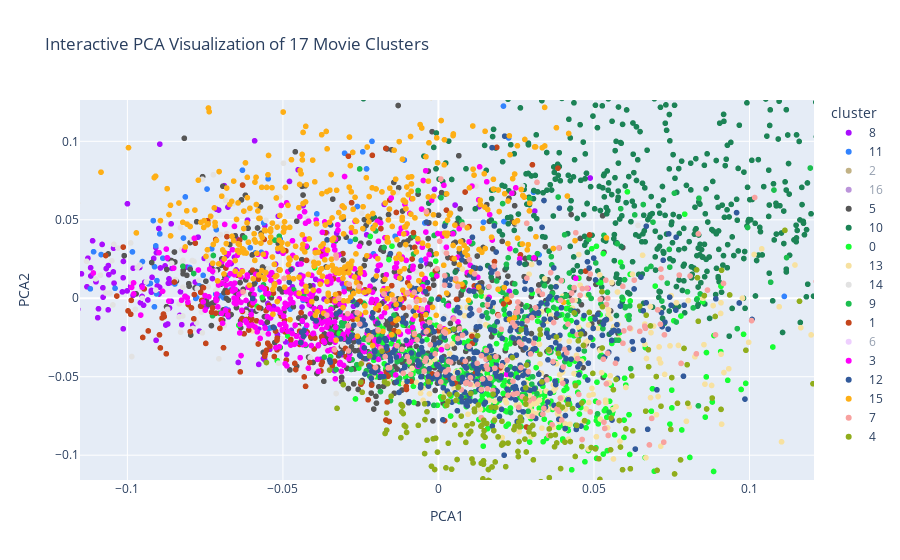

This figure's notebook cell:
### Code cell
import plotly.express as px
from sklearn.decomposition import PCA

pca = PCA(n_components=2)
pca_result = pca.fit_transform(tfidf_matrix.toarray())

pca_df = pd.DataFrame(pca_result, columns=['PCA1', 'PCA2'])
pca_df['title'] = new_df['title'].values
pca_df['cluster'] = new_df['cluster'].astype(str).values  # convert to string for proper coloring
fig = px.scatter(
    pca_df, x='PCA1', y='PCA2',
    color='cluster',
    hover_data=['title'],
    title='Interactive PCA Visualization of 17 Movie Clusters',
    color_discrete_sequence=px.colors.qualitative.Alphabet
)

fig.show()

### Figure 1 — Plotly figure (JSON) as saved in the notebook; plotly's stock layout.template omitted (floating-point values rounded to 4 significant figures; data arrays with more than 128 entries replaced by an {"elided": "..."} marker saying what was removed)
{"data": [{"customdata": {"elided": "172x1 str values"}, "hovertemplate": "cluster=8<br>PCA1=%{x}<br>PCA2=%{y}<br>title=%{customdata[0]}<extra></extra>", "legendgroup": "8", "marker": {"color": "#AA0DFE", "symbol": "circle"}, "mode": "markers", "name": "8", "showlegend": true, "type": "scattergl", "visible": true, "x": {"elided": "172 float values"}, "xaxis": "x", "y": {"elided": "172 float values"}, "yaxis": "y"}, {"customdata": [["Pirates of the Caribbean: At World's End"], ["The Dark Knight Rises"], ["Spider-Man 3"], ["Avengers: Age of Ultron"], ["Batman v Superman: Dawn of Justice"], ["Superman Returns"], ["Pirates of the Caribbean: Dead Man's Chest"], ["Man of Steel"], ["The Avengers"], ["Pirates of the Caribbean: On Stranger Tides"], ["Captain America: Civil War"], ["Jurassic World"], ["Spider-Man 2"], ["Iron Man 3"], ["X-Men: The Last Stand"], ["Transformers: Revenge of the Fallen"], ["The Amazing Spider-Man 2"], ["Green Lantern"], ["X-Men: Days of Future Past"], ["X-Men: Apocalypse"], ["The Dark Knight"], ["Iron Man"], ["Suicide Squad"], ["Iron Man 2"], ["Captain America: The Winter Soldier"], ["X-Men: First Class"], ["Transformers"], ["Hancock"], ["Batman Begins"], ["X-Men Origins: Wolverine"], ["Thor: The Dark World"], ["Thor"], ["Spider-Man"], ["Hulk"], ["Captain America: The First Avenger"], ["The Incredible Hulk"], ["Ant-Man"], ["Megamind"], ["X2"], ["Batman & Robin"], ["Fantastic 4: Rise of the Silver Surfer"], ["The Wolverine"], ["Teenage Mutant Ninja Turtles"], ["Teenage Mutant Ninja Turtles: Out of the Shadows"], ["Fantastic Four"], ["Batman Forever"], ["Jurassic Park III"], ["The Incredibles"], ["Hellboy II: The Golden Army"], ["Batman Returns"], ["The Lost World: Jurassic Park"], ["X-Men"], ["Mystery Men"], ["Astro Boy"], ["Jurassic Park"], ["Hellboy"], ["Deadpool"], ["Ghost Rider: Spirit of Vengeance"], ["Superman"], ["Superman II"], ["The Phantom"], ["Lucy"], ["The Shadow"], ["Superman III"], ["Batman"], ["Batman"], ["Sky High"], ["Superhero Movie"], ["Zoom"], ["Kick-Ass"], ["Kick-Ass 2"], ["Teenage Mutant Ninja Turtles II: The Secret of the Ooze"], ["Red Sonja"], ["Superman IV: The Quest for Peace"], ["Steel"], ["Defendor"], ["Batman: The Dark Knight Returns, Part 2"], ["Griff the Invisible"], ["Super"], ["The Toxic Avenger Part II"], ["Batman"], ["Batman"], ["Godzilla 2000"], ["The Specials"], ["Special"], ["All Superheroes Must Die"]], "hovertemplate": "cluster=11<br>PCA1=%{x}<br>PCA2=%{y}<br>title=%{customdata[0]}<extra></extra>", "legendgroup": "11", "marker": {"color": "#3283FE", "symbol": "circle"}, "mode": "markers", "name": "11", "showlegend": true, "type": "scattergl", "visible": true, "x": [-0.04351, -0.08137, -0.02091, -0.09168, -0.09516, -0.03017, -0.03123, -0.09088, -0.104, -0.01393, -0.1119, -0.09063, 0.01449, -0.08476, -0.1174, -0.05089, 0.03236, -0.1109, -0.1269, -0.06966, -0.07439, -0.09261, -0.0886, 0.0209, -0.09051, -0.07997, -0.09318, 0.03058, -0.02136, -0.06301, -0.06049, -0.05619, -0.04286, -0.05694, -0.1245, -0.0714, -0.01097, 0.02106, -0.08198, -0.07288, -0.09128, -0.02605, -0.05081, -0.05519, -0.07014, -0.03356, -0.07564, 0.02257, -0.1085, -0.02836, -0.05887, -0.1182, -0.05468, -0.03324, -0.03068, -0.07774, -0.004373, -0.06763, -0.03911, -0.09838, -0.06677, -0.06905, -0.05476, -0.03034, -0.02434, -0.02312, -0.03283, -0.04765, -0.04768, -0.02747, -0.0573, -0.06306, -0.06837, -0.08958, -0.0425, -0.02092, -0.02396, 0.1112, -0.005521, -0.07804, -0.0769, -0.07161, -0.09131, -0.05407, 0.006815, -0.05889], "xaxis": "x", "y": [-0.001266, 0.06458, 0.02831, 0.04947, 0.02338, 0.09243, 0.02799, 0.03337, 0.006346, 0.03951, 0.006025, 0.002774, 0.04846, 0.00911, 0.01578, 0.03772, 0.0277, 0.02964, 0.01343, 0.0247, 0.06959, 0.009434, 0.02552, 0.1224, 0.01123, 0.01959, 0.009173, 0.06757, 0.09998, 0.08161, 0.03216, 0.048, -0.01945, 0.02925, 0.0147, 0.04371, 0.08808, 0.04888, 0.03836, 0.03151, 0.02008, 0.05847, 0.03238, 0.01764, 0.001604, 0.03569, 0.0146, 0.1022, 0.02785, 0.03624, 0.02888, 0.02265, -0.01929, 0.01664, -0.00437, 0.0007224, 0.04798, 0.01438, 0.05375, 0.02953, 0.005316, 0.000351, 0.07609, 0.0065, 0.09329, 0.08242, -0.02453, -0.02904, -0.006926, 0.003175, 0.005548, -0.01287, -0.006849, 0.04101, 0.03242, 0.04524, 0.04421, 0.001186, 0.0241, -0.0001251, 0.007946, 0.002656, -0.005453, -0.01892, 0.01914, 0.009941], "yaxis": "y"}, {"customdata": {"elided": "144x1 str values"}, "hovertemplate": "cluster=2<br>PCA1=%{x}<br>PCA2=%{y}<br>title=%{customdata[0]}<extra></extra>", "legendgroup": "2", "marker": {"color": "#85660D", "symbol": "circle"}, "mode": "markers", "name": "2", "showlegend": true, "type": "scattergl", "visible": "legendonly", "x": {"elided": "144 float values"}, "xaxis": "x", "y": {"elided": "144 float values"}, "yaxis": "y"}, {"customdata": {"elided": "330x1 str values"}, "hovertemplate": "cluster=16<br>PCA1=%{x}<br>PCA2=%{y}<br>title=%{customdata[0]}<extra></extra>", "legendgroup": "16", "marker": {"color": "#782AB6", "symbol": "circle"}, "mode": "markers", "name": "16", "showlegend": true, "type": "scattergl", "visible": "legendonly", "x": {"elided": "330 float values"}, "xaxis": "x", "y": {"elided": "330 float values"}, "yaxis": "y"}, {"customdata": {"elided": "483x1 str values"}, "hovertemplate": "cluster=5<br>PCA1=%{x}<br>PCA2=%{y}<br>title=%{customdata[0]}<extra></extra>", "legendgroup": "5", "marker": {"color": "#565656", "symbol": "circle"}, "mode": "markers", "name": "5", "showlegend": true, "type": "scattergl", "visible": true, "x": {"elided": "483 float values"}, "xaxis": "x", "y": {"elided": "483 float values"}, "yaxis": "y"}, {"customdata": {"elided": "530x1 str values"}, "hovertemplate": "cluster=10<br>PCA1=%{x}<br>PCA2=%{y}<br>title=%{customdata[0]}<extra></extra>", "legendgroup": "10", "marker": {"color": "#1C8356", "symbol": "circle"}, "mode": "markers", "name": "10", "showlegend": true, "type": "scattergl", "x": {"elided": "530 float values"}, "xaxis": "x", "y": {"elided": "530 float values"}, "yaxis": "y"}, {"customdata": {"elided": "378x1 str values"}, "hovertemplate": "cluster=0<br>PCA1=%{x}<br>PCA2=%{y}<br>title=%{customdata[0]}<extra></extra>", "legendgroup": "0", "marker": {"color": "#16FF32", "symbol": "circle"}, "mode": "markers", "name": "0", "showlegend": true, "type": "scattergl", "x": {"elided": "378 float values"}, "xaxis": "x", "y": {"elided": "378 float values"}, "yaxis": "y"}, {"customdata": {"elided": "248x1 str values"}, "hovertemplate": "cluster=13<br>PCA1=%{x}<br>PCA2=%{y}<br>title=%{customdata[0]}<extra></extra>", "legendgroup": "13", "marker": {"color": "#F7E1A0", "symbol": "circle"}, "mode": "markers", "name": "13", "showlegend": true, "type": "scattergl", "x": {"elided": "248 float values"}, "xaxis": "x", "y": {"elided": "248 float values"}, "yaxis": "y"}, {"customdata": [["Terminator Salvation"], ["World War Z"], ["Dawn of the Planet of the Apes"], ["I Am Legend"], ["Mad Max: Fury Road"], ["The Wolfman"], ["The Twilight Saga: Breaking Dawn - Part 2"], ["The Hunger Games: Mockingjay - Part 1"], ["Terminator 2: Judgment Day"], ["Cloud Atlas"], ["Dredd"], ["Creepshow"], ["The Book of Eli"], ["Daylight"], ["The Postman"], ["The League of Extraordinary Gentlemen"], ["Carriers"], ["Dracula Untold"], ["Underworld: Awakening"], ["The Twilight Saga: Eclipse"], ["Abraham Lincoln: Vampire Hunter"], ["Blade: Trinity"], ["Resident Evil: Retribution"], ["Maze Runner: The Scorch Trials"], ["Contagion"], ["The Happening"], ["Priest"], ["Resident Evil: Afterlife"], ["Blade II"], ["Grindhouse"], ["The Twilight Saga: New Moon"], ["Super 8"], ["Interview with the Vampire"], ["Outbreak"], ["Resident Evil: Apocalypse"], ["Blade"], ["Resident Evil: Extinction"], ["Babylon A.D."], ["Underworld: Evolution"], ["Red Riding Hood"], ["Dracula"], ["Cirque du Freak: The Vampire's Assistant"], ["Snowpiercer"], ["Underworld: Rise of the Lycans"], ["Resident Evil"], ["Queen of the Damned"], ["The Maze Runner"], ["Doomsday"], ["Warm Bodies"], ["30 Days of Night"], ["9"], ["Ultraviolet"], ["Fright Night"], ["Dawn of the Dead"], ["Dracula 2000"], ["Pride and Prejudice and Zombies"], ["Dark City"], ["Anacondas: The Hunt for the Blood Orchid"], ["The Road"], ["Blindness"], ["BloodRayne"], ["Zombieland"], ["Underworld"], ["The Little Vampire"], ["eXistenZ"], ["Daybreakers"], ["Vampires"], ["From Dusk Till Dawn"], ["Let Me In"], ["Alone in the Dark"], ["Equilibrium"], ["Dylan Dog: Dead of Night"], ["Land of the Dead"], ["Left Behind"], ["Day of the Dead"], ["Damnation Alley"], ["28 Weeks Later"], ["Vampire in Brooklyn"], ["Army of Darkness"], ["The Last Days on Mars"], ["Re-Kill"], ["The Lost Boys"], ["28 Days Later"], ["Fido"], ["Akira"], ["The Blood of Heroes"], ["Logan's Run"], ["The Terminator"], ["The Return of the Living Dead"], ["The Forsaken"], ["Navy Seals vs. Zombies"], ["Survival of the Dead"], ["Night of the Living Dead"], ["Maggie"], ["Stake Land"], ["The Divide"], ["Diary of the Dead"], ["Mad Max 2: The Road Warrior"], ["Six-String Samurai"], ["Return of the Living Dead 3"], ["The Walking Deceased"], ["Battle for the Planet of the Apes"], ["Pontypool"], ["Mutant World"], ["Def-Con 4"], ["C.H.U.D."], ["The Dead Undead"], ["Zombie Hunter"], ["Dead Snow"], ["Bled"], ["Detention of the Dead"], ["Poultrygeist: Night of the Chicken Dead"], ["The Beyond"], ["Rotor DR1"], ["Mad Max"]], "hovertemplate": "cluster=14<br>PCA1=%{x}<br>PCA2=%{y}<br>title=%{customdata[0]}<extra></extra>", "legendgroup": "14", "marker": {"color": "#E2E2E2", "symbol": "circle"}, "mode": "markers", "name": "14", "showlegend": true, "type": "scattergl", "x": [-0.06598, -0.08293, -0.07922, -0.0823, -0.07237, 0.001927, -0.01567, -0.1056, -0.05108, -0.05016, -0.08255, -0.05141, -0.06834, -0.07861, -0.04011, -0.1047, -0.06961, -0.03621, -0.04247, -0.01132, -0.03887, -0.105, -0.1131, -0.0701, -0.07639, -0.03619, -0.1043, -0.0952, -0.07407, -0.08217, -0.01018, -0.07173, 0.01927, -0.07912, -0.1102, -0.05183, -0.1199, -0.09607, -0.1087, -0.01814, -0.02591, -0.006929, -0.07156, -0.05545, -0.1364, 0.06416, -0.07296, -0.08452, 0.00204, -0.05797, -0.09872, -0.0822, -0.0153, -0.07591, -0.04086, -0.04118, -0.02462, -0.077, -0.003382, -0.07151, -0.06193, -0.04686, -0.07619, 0.01328, -0.09894, -0.09682, -0.09393, -0.04207, -0.03081, -0.04981, -0.07405, -0.0681, -0.08288, -0.09531, -0.06886, -0.107, -0.08579, 0.02319, -0.04503, -0.01316, -0.07892, -0.02785, -0.0909, -0.004122, -0.05465, -0.05078, -0.07095, -0.103, -0.03608, -0.07406, -0.08339, -0.0834, -0.0706, -0.0394, -0.06235, -0.05663, -0.09859, -0.08214, 0.01205, 0.02698, -0.003583, -0.09744, -0.009985, -0.07774, -0.07753, -0.03463, -0.08709, -0.06117, -0.0513, -0.01474, -0.02204, -0.03289, -0.03886, 0.02514, -0.07591], "xaxis": "x", "y": [0.06023, 0.04494, 0.03756, 0.02264, 0.0787, 0.03006, -0.05015, 0.003338, 0.06472, -0.02586, 0.03095, -0.04139, 0.06234, 0.02348, -0.01213, -0.004236, 0.009822, 0.04128, 0.002327, -0.02706, 0.03048, 0.02388, 0.02355, 0.04056, 0.002704, 0.03369, 0.03434, 4.942e-05, 0.02415, -0.01128, -0.04661, 0.01725, -0.0172, 0.02403, 0.01232, 0.01701, 0.008089, 0.02105, 0.01474, -0.01431, -0.02193, 0.01691, 0.005128, 0.0497, 0.02515, 0.04641, 0.04964, 0.01191, -0.01162, -0.006992, 0.009921, 0.006982, -0.001979, -0.02201, 0.02339, -0.03785, 0.05414, 0.01149, 0.01862, -0.009156, -0.009122, -0.02357, -0.008797, -0.01454, 0.03522, 0.01954, 0.01035, 0.05056, -0.02983, 0.08605, 0.02692, 0.04121, -0.02158, 0.005721, -0.01747, 0.003364, 0.02232, 0.0291, -0.01892, 0.0674, -0.01925, -0.01574, 0.005203, -0.04312, 0.01865, 0.04687, 0.006812, 0.03199, -0.03212, 0.007335, -0.003588, -0.01188, -0.0386, 0.02614, 0.002897, -0.02192, -0.03714, 0.02419, 0.07138, 0.07142, 0.005204, -0.007066, 0.03136, -0.0156, 0.006173, 0.01604, -0.007059, 0.05585, -0.02709, 0.002029, -0.06475, -0.06071, -0.01421, 0.04803, 0.07582], "yaxis": "y"}, {"customdata": {"elided": "269x1 str values"}, "hovertemplate": "cluster=9<br>PCA1=%{x}<br>PCA2=%{y}<br>title=%{customdata[0]}<extra></extra>", "legendgroup": "9", "marker": {"color": "#1CBE4F", "symbol": "circle"}, "mode": "markers", "name": "9", "showlegend": true, "type": "scattergl", "x": {"elided": "269 float values"}, "xaxis": "x", "y": {"elided": "269 float values"}, "yaxis": "y"}, {"customdata": {"elided": "203x1 str values"}, "hovertemplate": "cluster=1<br>PCA1=%{x}<br>PCA2=%{y}<br>title=%{customdata[0]}<extra></extra>", "legendgroup": "1", "marker": {"color": "#C4451C", "symbol": "circle"}, "mode": "markers", "name": "1", "showlegend": true, "type": "scattergl", "x": {"elided": "203 float values"}, "xaxis": "x", "y": {"elided": "203 float values"}, "yaxis": "y"}, {"customdata": [["The Fast and the Furious"], ["Fast Five"], ["Public Enemies"], ["Point Break"], ["The Departed"], ["Now You See Me 2"], ["Collateral Damage"], ["Face/Off"], ["Eagle Eye"], ["Red Dragon"], ["2 Fast 2 Furious"], ["The Rock"], ["Now You See Me"], ["Hostage"], ["Ransom"], ["Ballistic: Ecks vs. Sever"], ["The X Files"], ["2 Guns"], ["The Jackal"], ["Miss Congeniality 2: Armed and Fabulous"], ["The Sentinel"], ["Mercury Rising"], ["After the Sunset"], ["The Hunted"], ["Chain Reaction"], ["D-Tox"], ["Black Mass"], ["Catch Me If You Can"], ["Domino"], ["Insomnia"], ["Miss Congeniality"], ["The Client"], ["Big Trouble"], ["The Firm"], ["The Heat"], ["American Hustle"], ["Big Momma's House 2"], ["Mickey Blue Eyes"], ["Bless the Child"], ["Kiss of Death"], ["The Last Shot"], ["Switchback"], ["The Town"], ["Donnie Brasco"], ["Untraceable"], ["The X Files: I Want to Believe"], ["Big Momma's House"], ["Snakes on a Plane"], ["The Watcher"], ["The Punisher"], ["Big Mommas: Like Father, Like Son"], ["Sicario"], ["Midnight Run"], ["88 Minutes"], ["The Last Stand"], ["Along Came a Spider"], ["Suspect Zero"], ["Mindhunters"], ["Agent Cody Banks"], ["War"], ["Stone Cold"], ["The Whole Nine Yards"], ["Double Take"], ["The Informant!"], ["Arlington Road"], ["The Silence of the Lambs"], ["White Chicks"], ["Secret in Their Eyes"], ["Code Name: The Cleaner"], ["Cop Land"], ["A Mighty Heart"], ["Saw VI"], ["Corky Romano"], ["Frailty"], ["Saw IV"], ["A Low Down Dirty Shame"], ["Witless Protection"], ["The Guard"], ["I Got the Hook Up"], ["Brigham City"]], "hovertemplate": "cluster=6<br>PCA1=%{x}<br>PCA2=%{y}<br>title=%{customdata[0]}<extra></extra>", "legendgroup": "6", "marker": {"color": "#DEA0FD", "symbol": "circle"}, "mode": "markers", "name": "6", "showlegend": true, "type": "scattergl", "visible": "legendonly", "x": [-0.06839, -0.05743, -0.002521, -0.08907, -0.05204, -0.08525, -0.04729, -0.09759, -0.07229, -0.06855, -0.04249, -0.07949, -0.1002, -0.01364, -0.06064, -0.07682, -0.1126, -0.07917, -0.06842, -0.06408, -0.08106, -0.05883, -0.03872, -0.0231, -0.1041, -0.06481, -0.004672, 0.02259, -0.04216, -0.06833, -0.03016, -0.02916, -0.01785, 0.1053, -0.03708, -0.01748, -0.03593, -0.001868, -0.003427, 0.062, -0.005013, -0.07094, 0.01759, -0.02255, -0.02825, -0.07378, -0.02839, -0.08918, 0.03465, -0.02447, -0.01435, -0.08491, -0.04501, -0.04406, -0.03329, -0.07132, -0.08103, -0.08768, -0.0559, -0.06362, -0.08828, 0.04207, 0.004102, 0.004623, -0.01929, -0.04291, -0.03767, -0.03349, -0.01183, -0.05693, -0.01557, -0.06683, -0.03824, -0.006942, -0.06199, 0.007386, -0.07065, -0.04216, -0.008793, -0.02885], "xaxis": "x", "y": [0.03026, 0.04207, 0.05595, 0.05018, 0.07035, 0.05759, 0.07318, 0.07655, 0.04096, 0.07053, 0.07769, 0.02115, 0.07645, 0.1065, 0.05227, 0.09179, 0.03962, 0.05153, 0.1171, 0.02017, 0.1318, 0.06329, 0.01902, 0.08604, 0.04705, 0.02829, 0.03373, 0.06702, 0.02628, 0.07878, 0.065, 0.03082, -0.0205, 0.1504, 0.04504, 0.05876, 0.002617, -0.01023, 0.02792, 0.1425, 0.06194, 0.1209, 0.08512, 0.07513, 0.1159, 0.05504, 0.01135, 0.04774, 0.1045, 0.09166, 0.06215, 0.08361, 0.005005, 0.04698, 0.1039, 0.05263, 0.05674, 0.05568, 0.02094, 0.1237, 0.07668, 0.07731, 0.07822, 0.02035, 0.08417, 0.05827, -0.003073, 0.03519, 0.07022, 0.08838, -0.005743, 0.03116, 0.003966, 0.1057, 0.0872, 0.07378, 0.04206, 0.09257, -0.01222, 0.04961], "yaxis": "y"}, {"customdata": {"elided": "413x1 str values"}, "hovertemplate": "cluster=3<br>PCA1=%{x}<br>PCA2=%{y}<br>title=%{customdata[0]}<extra></extra>", "legendgroup": "3", "marker": {"color": "#FE00FA", "symbol": "circle"}, "mode": "markers", "name": "3", "showlegend": true, "type": "scattergl", "x": {"elided": "413 float values"}, "xaxis": "x", "y": {"elided": "413 float values"}, "yaxis": "y"}, {"customdata": {"elided": "456x1 str values"}, "hovertemplate": "cluster=12<br>PCA1=%{x}<br>PCA2=%{y}<br>title=%{customdata[0]}<extra></extra>", "legendgroup": "12", "marker": {"color": "#325A9B", "symbol": "circle"}, "mode": "markers", "name": "12", "showlegend": true, "type": "scattergl", "x": {"elided": "456 float values"}, "xaxis": "x", "y": {"elided": "456 float values"}, "yaxis": "y"}, {"customdata": {"elided": "471x1 str values"}, "hovertemplate": "cluster=15<br>PCA1=%{x}<br>PCA2=%{y}<br>title=%{customdata[0]}<extra></extra>", "legendgroup": "15", "marker": {"color": "#FEAF16", "symbol": "circle"}, "mode": "markers", "name": "15", "showlegend": true, "type": "scattergl", "x": {"elided": "471 float values"}, "xaxis": "x", "y": {"elided": "471 float values"}, "yaxis": "y"}, {"customdata": {"elided": "210x1 str values"}, "hovertemplate": "cluster=7<br>PCA1=%{x}<br>PCA2=%{y}<br>title=%{customdata[0]}<extra></extra>", "legendgroup": "7", "marker": {"color": "#F8A19F", "symbol": "circle"}, "mode": "markers", "name": "7", "showlegend": true, "type": "scattergl", "x": {"elided": "210 float values"}, "xaxis": "x", "y": {"elided": "210 float values"}, "yaxis": "y"}, {"customdata": {"elided": "218x1 str values"}, "hovertemplate": "cluster=4<br>PCA1=%{x}<br>PCA2=%{y}<br>title=%{customdata[0]}<extra></extra>", "legendgroup": "4", "marker": {"color": "#90AD1C", "symbol": "circle"}, "mode": "markers", "name": "4", "showlegend": true, "type": "scattergl", "x": {"elided": "218 float values"}, "xaxis": "x", "y": {"elided": "218 float values"}, "yaxis": "y"}], "layout": {"autosize": true, "dragmode": "pan", "legend": {"title": {"text": "cluster"}, "tracegroupgap": 0}, "title": {"text": "Interactive PCA Visualization of 17 Movie Clusters"}, "xaxis": {"anchor": "y", "autorange": false, "domain": [0, 1], "range": [-0.1152, 0.1207], "showspikes": false, "title": {"text": "PCA1"}, "type": "linear"}, "yaxis": {"anchor": "x", "autorange": false, "domain": [0, 1], "range": [-0.1158, 0.1263], "showspikes": false, "title": {"text": "PCA2"}, "type": "linear"}}}
